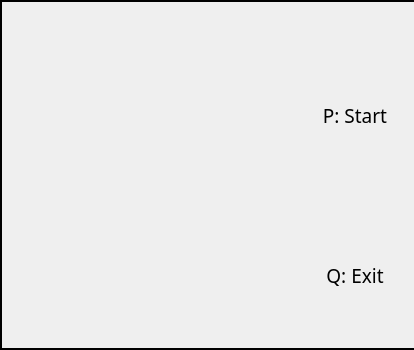
<?xml version="1.0" encoding="UTF-8"?>
<ui version="4.0">
 <class>Faces</class>
 <widget class="QMainWindow" name="Faces">
  <property name="geometry">
   <rect>
    <x>0</x>
    <y>0</y>
    <width>414</width>
    <height>350</height>
   </rect>
  </property>
  <property name="maximumSize">
   <size>
    <width>16777215</width>
    <height>16777215</height>
   </size>
  </property>
  <property name="font">
   <font>
    <family>Century</family>
    <pointsize>14</pointsize>
   </font>
  </property>
  <property name="cursor">
   <cursorShape>OpenHandCursor</cursorShape>
  </property>
  <property name="mouseTracking">
   <bool>true</bool>
  </property>
  <property name="windowTitle">
   <string>MainWindow</string>
  </property>
  <property name="animated">
   <bool>true</bool>
  </property>
  <widget class="QWidget" name="centralwidget">
   <widget class="QLabel" name="label">
    <property name="geometry">
     <rect>
      <x>0</x>
      <y>0</y>
      <width>460</width>
      <height>350</height>
     </rect>
    </property>
    <property name="sizeIncrement">
     <size>
      <width>340</width>
      <height>340</height>
     </size>
    </property>
    <property name="font">
     <font>
      <italic>false</italic>
     </font>
    </property>
    <property name="mouseTracking">
     <bool>true</bool>
    </property>
    <property name="tabletTracking">
     <bool>true</bool>
    </property>
    <property name="contextMenuPolicy">
     <enum>Qt::CustomContextMenu</enum>
    </property>
    <property name="autoFillBackground">
     <bool>true</bool>
    </property>
    <property name="frameShape">
     <enum>QFrame::WinPanel</enum>
    </property>
    <property name="frameShadow">
     <enum>QFrame::Plain</enum>
    </property>
    <property name="text">
     <string/>
    </property>
    <property name="pixmap">
     <pixmap>图标/face2.png</pixmap>
    </property>
    <property name="scaledContents">
     <bool>true</bool>
    </property>
   </widget>
   <widget class="QPushButton" name="pushButton_2">
    <property name="geometry">
     <rect>
      <x>300</x>
      <y>60</y>
      <width>110</width>
      <height>110</height>
     </rect>
    </property>
    <property name="font">
     <font>
      <family>Eras Bold ITC</family>
     </font>
    </property>
    <property name="mouseTracking">
     <bool>true</bool>
    </property>
    <property name="tabletTracking">
     <bool>true</bool>
    </property>
    <property name="contextMenuPolicy">
     <enum>Qt::DefaultContextMenu</enum>
    </property>
    <property name="text">
     <string>P: Start</string>
    </property>
    <property name="autoDefault">
     <bool>true</bool>
    </property>
    <property name="default">
     <bool>false</bool>
    </property>
    <property name="flat">
     <bool>true</bool>
    </property>
   </widget>
   <widget class="QPushButton" name="pushButton_4">
    <property name="geometry">
     <rect>
      <x>300</x>
      <y>220</y>
      <width>110</width>
      <height>110</height>
     </rect>
    </property>
    <property name="font">
     <font>
      <family>Eras Bold ITC</family>
     </font>
    </property>
    <property name="mouseTracking">
     <bool>true</bool>
    </property>
    <property name="tabletTracking">
     <bool>true</bool>
    </property>
    <property name="contextMenuPolicy">
     <enum>Qt::DefaultContextMenu</enum>
    </property>
    <property name="text">
     <string>Q: Exit</string>
    </property>
    <property name="autoDefault">
     <bool>true</bool>
    </property>
    <property name="default">
     <bool>false</bool>
    </property>
    <property name="flat">
     <bool>true</bool>
    </property>
   </widget>
  </widget>
 </widget>
 <resources/>
 <connections>
  <connection>
   <sender>pushButton_2</sender>
   <signal>clicked()</signal>
   <receiver>Faces</receiver>
   <slot>show()</slot>
   <hints>
    <hint type="sourcelabel">
     <x>329</x>
     <y>197</y>
    </hint>
    <hint type="destinationlabel">
     <x>478</x>
     <y>200</y>
    </hint>
   </hints>
  </connection>
  <connection>
   <sender>pushButton_4</sender>
   <signal>clicked()</signal>
   <receiver>Faces</receiver>
   <slot>close()</slot>
   <hints>
    <hint type="sourcelabel">
     <x>326</x>
     <y>262</y>
    </hint>
    <hint type="destinationlabel">
     <x>449</x>
     <y>262</y>
    </hint>
   </hints>
  </connection>
 </connections>
</ui>
